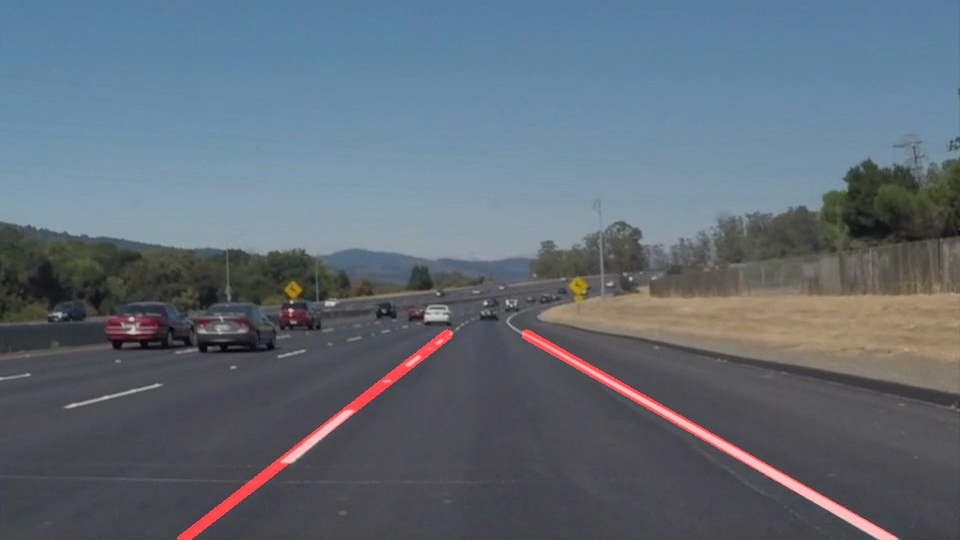
#> input picture test_images/solidWhiteCurve_annotated.jpg, 960 x 540 px, given in place of solidWhiteRight.jpg, which was not available
$ jupyter execute --allow-errors P1.ipynb   (shell and % lines are left out)   (text cells are left out)
#> lines starting #> are read from the running program, lines starting #| are printed output that depends on the picture; after the words box and inside, x2 and y2 are one past the last pixel; in counts of white or black regions, pixels touching at a corner belong together; pictures that were not available may be replaced by others from this repository, and a replacement may not be noted
[cell 1]
#importing some useful packages
import matplotlib.pyplot as plt
import matplotlib.image as mpimg
import numpy as np
import cv2

[cell 2]
#reading in an image
image = mpimg.imread('test_images/solidWhiteRight.jpg')
#> image is the input picture: shape (540, 960, 3); mean R, G, B 96.9, 107.6, 118.4
#printing out some stats and plotting
print('This image is:', type(image), 'with dimesions:', image.shape)
#| This image is: <class 'numpy.ndarray'> with dimesions: (540, 960, 3)
plt.imshow(image)  #call as plt.imshow(gray, cmap='gray') to show a grayscaled image

[cell 3]
# Global parameters

# Gaussian smoothing
kernel_size = 3

# [9 lines of commented-out code are left out]

mask_region_bottom_width = 0.9   # width of bottom edge of trapezoid, expresses as % of image width
mask_region_top_width = 0.1
mask_region_height = 0.38
mask_region_bottom = 0.1

# Hough Transform
ρ = 0.33             # distance resolution in pixels of the Hough grid
θ = np.pi/180        # angular resolution in radians of the Hough grid
threshold = 10       # minimum number of votes (intersections in Hough grid cell) - going above 15 makes the dotted line section jittery
min_line_length = 10 # minimum number of pixels making up a line
max_line_gap = 25    # maximum gap in pixels between connectable line segments


def auto_canny(image, α=0.33):
    """
    Calculate Canny edges using auto parameter selection
    http://www.pyimagesearch.com/2015/04/06/zero-parameter-automatic-canny-edge-detection-with-python-and-opencv/
    Seems to be marginally better than my choice of 100 to 200. Values close to these make very little
    difference in the output. The Hough params are much more sensitive.
    """
    # Compute the media of the single channel pixel intensities
    v = np.median(image)

    # Apply automatic canny edge detection using the computed median
    lower = int(max(0, (1.0 - α) * v))
    upper = int(min(255, (1.0 + α) * v))
    edged = cv2.Canny(image, lower, upper)

    return edged

[cell 4]
import math

def grayscale(img):
    """Applies the Grayscale transform
    This will return an image with only one color channel
    but NOTE: to see the returned image as grayscale
    you should call plt.imshow(gray, cmap='gray')"""
    return cv2.cvtColor(img, cv2.COLOR_BGR2GRAY)

def canny(img, low_threshold, high_threshold):
    """Applies the Canny transform"""
    return cv2.Canny(img, low_threshold, high_threshold)

def gaussian_blur(img, kernel_size):
    """Applies a Gaussian Noise kernel"""
    return cv2.GaussianBlur(img, (kernel_size, kernel_size), 0)

def region_of_interest(img, vertices):
    """
    Applies an image mask.

    Only keeps the region of the image defined by the polygon
    formed from `vertices`. The rest of the image is set to black.
    """
    #defining a blank mask to start with
    mask = np.zeros_like(img)

    #defining a 3 channel or 1 channel color to fill the mask with depending on the input image
    if len(img.shape) > 2:
        channel_count = img.shape[2]  # i.e. 3 or 4 depending on your image
        ignore_mask_color = (255,) * channel_count
    else:
        ignore_mask_color = 255

    #filling pixels inside the polygon defined by "vertices" with the fill color
    cv2.fillPoly(mask, vertices, ignore_mask_color)

    #returning the image only where mask pixels are nonzero
    masked_image = cv2.bitwise_and(img, mask)
    return masked_image


def fit_and_draw_line(img, lines, color, thickness):
    '''
    Helper function to fit line to a set of left/right lines
    and draw the calculated line on the given image.
    '''

    # Get the two y points of the straight lines we will draw - just from
    # bottom of image up to the mask region height.
    draw_line_y1 = img.shape[0]
    draw_line_y2 = img.shape[0] * (1 - mask_region_height)

    x_points = []
    y_points = []

    for line in lines:
        x1, y1, x2, y2 = line[0]
        x_points.append(x1)
        x_points.append(x2)
        y_points.append(y1)
        y_points.append(y2)

    if len(x_points) > 0:
        m, b = np.polyfit(x_points, y_points, 1)

        # Calculate x point by re-arranging: y = mx + b
        draw_line_x1 = (draw_line_y1 - b) / m
        draw_line_x2 = (draw_line_y2 - b) / m

        point1_as_int = (int(draw_line_x1), int(draw_line_y1))
        point2_as_int = (int(draw_line_x2), int(draw_line_y2))

        cv2.line(img, point1_as_int, point2_as_int, color, thickness)


def draw_lines(img, lines, color=[255, 0, 0], thickness=10):
    """
    Draw a pair of straight lines as a best fit of the line vectors provided in 'lines':
    e.g.
    TYPE:  <class 'numpy.ndarray'> (13, 1, 4)
    [[[182 517 390 377]]
     [[179 538 391 379]]
     [[181 518 391 377]]
     [[179 537 341 415]]
     [[525 342 560 362]]]

    ...onto the image img.

    NOTE: I have no ida why the array is 3 dimensions - I think it is because numpy
    keeps the third (colour) dimension even though we have grayscaled the image!

    Defaults to a red line thickness 10.

    Split lines into right_lines and left_lines, representing the right and left lane lines
    We can use the gradient of each line to determine if its from the right or left lane -
    additionally we check that the left lane points are actually from the left-side of the
    image and likewise for the right lane points. We must do this otherwise we'd associate
    the line with the wrong lane on turns.
    Additionally - we are filtering the gradients which is necessary with the challenge video
    due to its shading of sections of the road as well as horizontal road colourings. It goes
    bezerk without this...
    """
    # Original code which just drew the lines as passed in
    #for line in lines:
    #    for x1,y1,x2,y2 in line:
    #        cv2.line(img, (x1, y1), (x2, y2), color, thickness)

    image_center_x = img.shape[1] / 2   # x coord of center of image

    right_lines = []
    left_lines = []

    for line in lines:
        x1, y1, x2, y2 = line[0]          # the lines are wrapped in another dimension!

        try:
            line_gradient = (y2 - y1) / (x2 - x1)
            if line_gradient > 0 and x1 > image_center_x and x2 > image_center_x:
                if 0.45 <= line_gradient <= 0.75:
                    right_lines.append(line)
            elif line_gradient < 0 and x1 < image_center_x and x2 < image_center_x:
                if -0.85 <= line_gradient <= -0.6:
                    left_lines.append(line)

        except ZeroDivisionError:

            pass  #ignore for now - should we just add a high +ve or -ve high value???


    # Fit a straight line of best fit to the points for right and left lane lines
    fit_and_draw_line(img, right_lines, color, thickness)
    fit_and_draw_line(img, left_lines, color, thickness)


def hough_lines(img, rho, theta, threshold, min_line_len, max_line_gap):
    """
    `img` should be the output of a Canny transform.

    Returns an image with hough lines drawn.
    """
    lines = cv2.HoughLinesP(img, rho, theta, threshold, np.array([]), minLineLength=min_line_len, maxLineGap=max_line_gap)
    line_img = np.zeros((*img.shape, 3), dtype=np.uint8)
    draw_lines(line_img, lines)
    return line_img

# Python 3 has support for cool math symbols.

def weighted_img(img, initial_img, α=0.8, β=1., λ=0.):
    """
    `img` is the output of the hough_lines(), An image with lines drawn on it.
    Should be a blank image (all black) with lines drawn on it.

    `initial_img` should be the image before any processing.

    The result image is computed as follows:

    initial_img * α + img * β + λ
    NOTE: initial_img and img must be the same shape!
    """
    return cv2.addWeighted(initial_img, α, img, β, λ)

# [26 lines left out: function filter_white_yellow_colours, not called in this run]

def create_masking_polygon(bounding_shape):
    '''
     Create masked edges using trapezoid-shaped region-of-interest
     e.g.
          ---
         /   \
        /     \
        -------
    '''
    #imshape = image.shape
    imshape = bounding_shape
    w = imshape[1]
    h = imshape[0]

    # Create vertices from bottom left trapezoid point clockwise...
    #vertices = np.array([[\
    #    ((w * (1 - mask_region_bottom_width)) // 2, h - (h*mask_region_bottom)), ((w * (1 - mask_region_top_width)) // 2, h - h * mask_region_height),\
    #    (w - (w * (1 - mask_region_top_width)) // 2, h - h * mask_region_height), (w - (w * (1 - mask_region_bottom_width)) // 2, h - (h*mask_region_bottom))]], dtype=np.int32)

    vertices = np.array([[\
        ((w * (1 - mask_region_bottom_width)) // 2, h),\
        ((w * (1 - mask_region_top_width)) // 2, h - h * mask_region_height),\
        (w - (w * (1 - mask_region_top_width)) // 2, h - h * mask_region_height),\
        (w - (w * (1 - mask_region_bottom_width)) // 2, h),
        (w - (w * (1 - mask_region_bottom_width)) // 2 - 50, h),
        (w - (w * (1 - mask_region_bottom_width)) // 2 - 50, h - 50),
        ((w * (1 - mask_region_bottom_width)) // 2 + 50, h - 50),
        ((w * (1 - mask_region_bottom_width)) // 2 + 50, h)]], dtype=np.int32)

    return vertices

[cell 5]
import os
os.listdir("test_images/")

[cell 6]
def hightlist_road_lines_in_image(source_image):
    """ Apply image processing pipeline to given image (Numpy array)
         - Colour filter to keep yellow and white only (helps with colour changes in road surface and shadows)
         - Grayscale
         - Smooth / Blur (like a lowpass filter to get rid of noise)
         - Canny edge detection
         - Select region of interest (trapezoid shape from the bottom of the image)
         - Hough Transform to detect straight lines
         - Combine images (lines from Hough and original image) as annotated output - a weighted
           combination is used so that the lines are partially transparent.

        Return the annotated image as a Numpy array """

    # Only keep white and yellow pixels, all others set to black - this provides
    # better accuracy on the challenge video where the yellow line goes haywire
    # due to patches in the road of differing colours. It is not required for the
    # other videos.
    #image = filter_white_yellow_colours(source_image)
    image = source_image

    # Read in and grayscale the image
    gray = grayscale(image)

    # Apply Gaussian smoothing
    blur = gaussian_blur(gray, kernel_size)

    # Apply Canny Edge Detector
    #edges = canny(blur, low_threshold, high_threshold)
    edges = auto_canny(blur)

    vertices = create_masking_polygon(image.shape)

    # Get our trapezoidal region of interest so as to ignore all other edges in the image
    # that are not near our road lines.
    masked_edges = region_of_interest(edges, vertices)

    # Run Hough on edge detected image
    line_image = hough_lines(masked_edges, ρ, θ, threshold, min_line_length, max_line_gap)

    # Draw lane lines on the original image
    initial_image = source_image.astype('uint8')
    annotated_image = weighted_img(line_image, initial_image)

    return annotated_image

[cell 7]
# Display an example image
annotated_image = hightlist_road_lines_in_image(mpimg.imread('test_images/solidYellowCurve.jpg'))
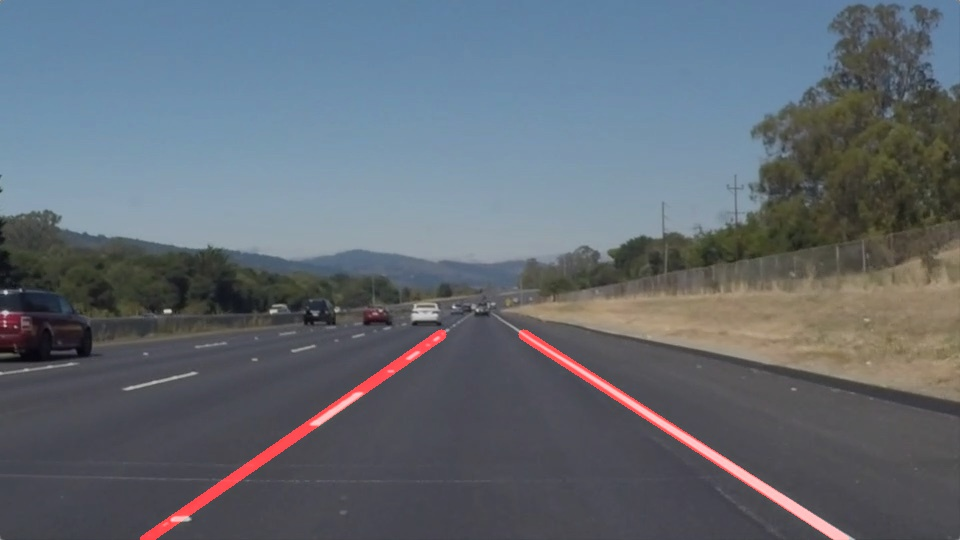
#> input picture test_images/solidWhiteRight_annotated.jpg, 960 x 540 px, given in place of solidYellowCurve.jpg, which was not available
#> in hightlist_road_lines_in_image, image is the input picture: shape (540, 960, 3); mean R, G, B 98.3, 106, 114.9
#> in grayscale, `return cv2.cvtColor(img, cv2.COLOR_BGR2GRAY)`:
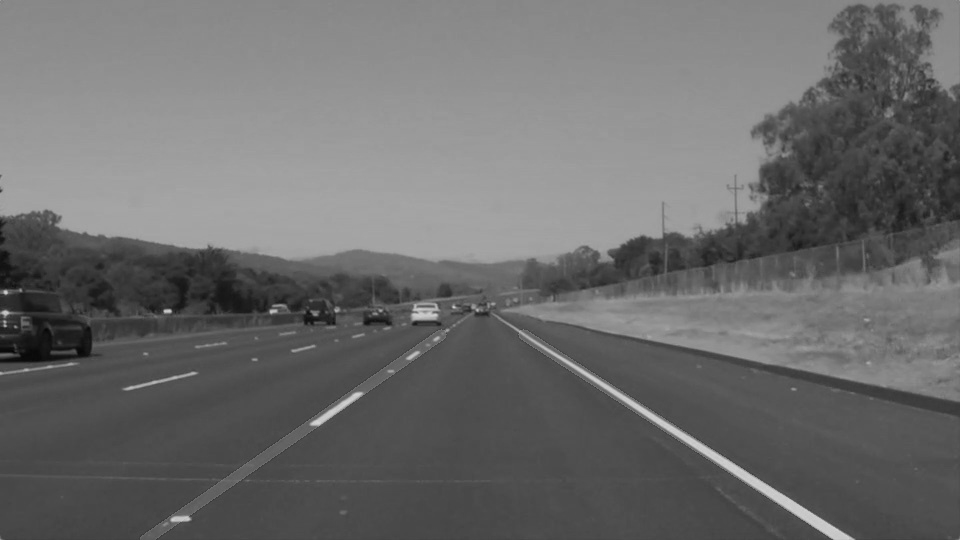
#> returned value: shape (540, 960); min 5, max 213, mean 107.8
#> in auto_canny, `v = np.median(image)`: v = 91
#> in auto_canny, `lower = int(max(0, (1.0 - α) * v))`: lower = 60
#> in auto_canny, `upper = int(min(255, (1.0 + α) * v))`: upper = 121
#> in auto_canny, `edged = cv2.Canny(image, lower, upper)`:
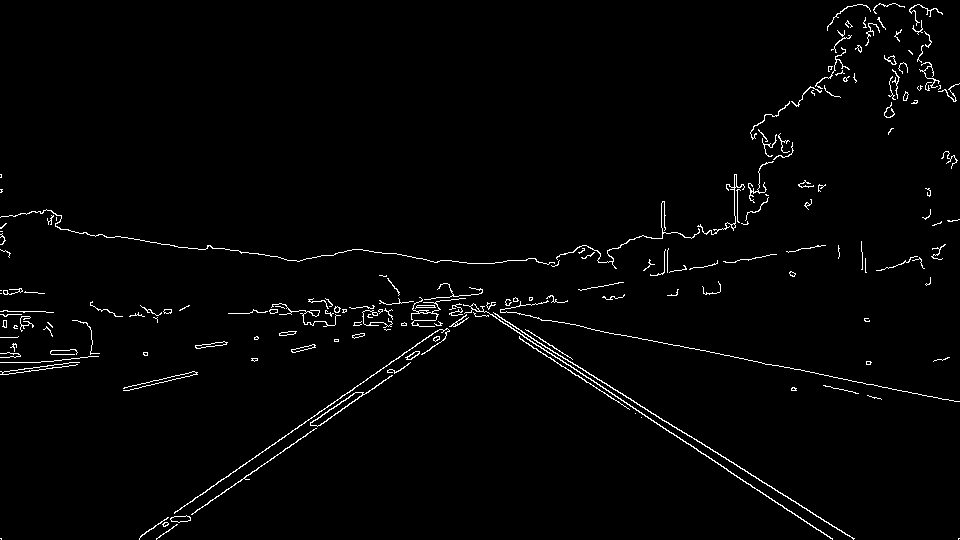
#> edged: shape (540, 960); 1.8% white in thin lines or dots
#> in region_of_interest, `cv2.fillPoly(mask, vertices, ignore_mask_color)`:
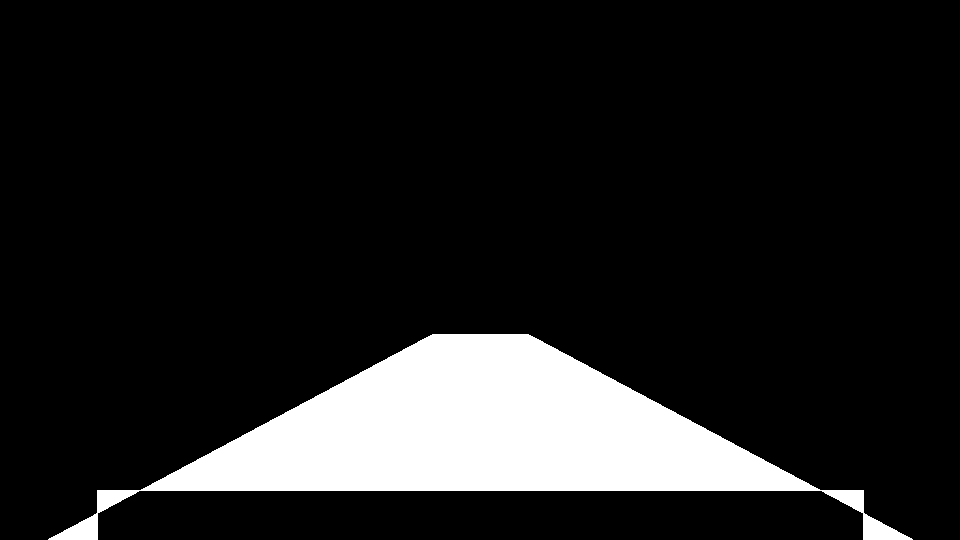
#> mask: shape (540, 960); 12.3% white; 1 white region, box (x1, y1, x2, y2) and area: (48, 334, 913, 540) 63734
#> in region_of_interest, `masked_image = cv2.bitwise_and(img, mask)`:
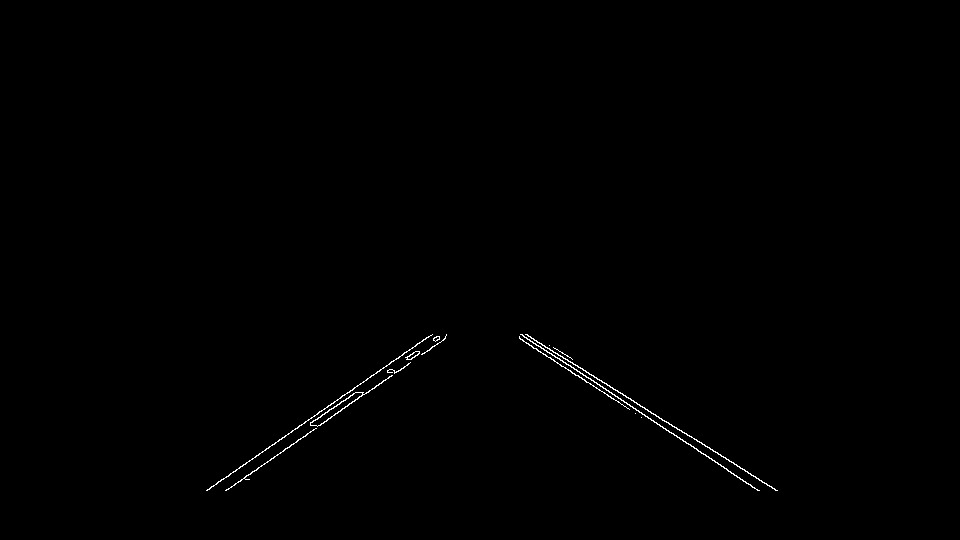
#> masked_image: shape (540, 960); 0.35% white in thin lines or dots, all inside (x1, y1, x2, y2) = (206, 334, 778, 491)
#> in hough_lines, `lines = cv2.HoughLinesP(img, rho, theta, threshold, np.array([]), minL..`: lines = 22 rows, first 6: [526, 334, 776, 490], [226, 490, 445, 337], [209, 489, 428, 336], [520, 334, 750, 484], [519, 338, 641, 417], [525, 334, 687, 435]
#> the loop in draw_lines, `for line in lines:` made 22 passes
#> (x1, y1, x2, y2, line_gradient) on passes 1 to 12: (526, 334, 776, 490, 0.624), (226, 490, 445, 337, -0.699), (209, 489, 428, 336, -0.699), (520, 334, 750, 484, 0.652), (519, 338, 641, 417, 0.648), (525, 334, 687, 435, 0.623), (521, 334, 696, 448, 0.651), (206, 490, 342, 395, -0.699), (231, 487, 444, 338, -0.7), (572, 362, 777, 490, 0.624), (639, 412, 759, 490, 0.65), (335, 413, 362, 394, -0.704)
#> after the loop in draw_lines, `for line in lines:`: left_lines = 12 items, first 6: [[226, 490, 445, 337]], [[209, 489, 428, 336]], [[206, 490, 342, 395]], [[231, 487, 444, 338]], [[335, 413, 362, 394]], [[310, 422, 355, 392]]; right_lines = [[[526, 334, 776, 490]], [[520, 334, 750, 484]], [[519, 338, 641, 417]], [[525, 334, 687, 435]], [[521, 334, 696, 448]], [[572, 362, 777, 490]], [[639, 412, 759, 490]], [[519, 337, 628, 408]], [[551, 353, 614, 394]], [[728, 471, 757, 490]]]
#> the loop in fit_and_draw_line, `for line in lines:` made 10 passes
#> after the loop in fit_and_draw_line, `for line in lines:`: x_points = [526, 776, 520, 750, 519, 641, 525, 687, 521, 696, 572, 777, 639, 759, 519, 628, 551, 614, 728, 757]; y_points = [334, 490, 334, 484, 338, 417, 334, 435, 334, 448, 362, 490, 412, 490, 337, 408, 353, 394, 471, 490]
#> in fit_and_draw_line, `m, b = np.polyfit(x_points, y_points, 1)`: m = 0.637; b = 3.39
#> in fit_and_draw_line, `draw_line_x1 = (draw_line_y1 - b) / m`: draw_line_x1 = 843
#> in fit_and_draw_line, `draw_line_x2 = (draw_line_y2 - b) / m`: draw_line_x2 = 520.6
#> in fit_and_draw_line, `point1_as_int = (int(draw_line_x1), int(draw_line_y1))`: point1_as_int = (843, 540)
#> in fit_and_draw_line, `point2_as_int = (int(draw_line_x2), int(draw_line_y2))`: point2_as_int = (520, 334)
#> call 2 of fit_and_draw_line, with thickness = 10
#> the loop in fit_and_draw_line (call 2), `for line in lines:` made 12 passes
#> (x1, y1, x2, y2) on passes 1 to 12: (226, 490, 445, 337), (209, 489, 428, 336), (206, 490, 342, 395), (231, 487, 444, 338), (335, 413, 362, 394), (310, 422, 355, 392), (310, 423, 356, 392), (368, 392, 445, 338), (330, 405, 432, 334), (389, 372, 446, 334), (310, 424, 357, 392), (387, 371, 438, 336)
#> after the loop in fit_and_draw_line (call 2), `for line in lines:`: x_points = [226, 445, 209, 428, 206, 342, 231, 444, 335, 362, 310, 355, 310, 356, 368, 445, 330, 432, 389, 446, 310, 357, 387, 438]; y_points = [490, 337, 489, 336, 490, 395, 487, 338, 413, 394, 422, 392, 423, 392, 392, 338, 405, 334, 372, 334, 424, 392, 371, 336]
#> in fit_and_draw_line (call 2), `m, b = np.polyfit(x_points, y_points, 1)`: m = -0.681; b = 635.8
#> in fit_and_draw_line (call 2), `draw_line_x1 = (draw_line_y1 - b) / m`: draw_line_x1 = 140.6
#> in fit_and_draw_line (call 2), `draw_line_x2 = (draw_line_y2 - b) / m`: draw_line_x2 = 441.9
#> in fit_and_draw_line (call 2), `point1_as_int = (int(draw_line_x1), int(draw_line_y1))`: point1_as_int = (140, 540)
#> in fit_and_draw_line (call 2), `point2_as_int = (int(draw_line_x2), int(draw_line_y2))`: point2_as_int = (441, 334)
#> in fit_and_draw_line (call 2), `cv2.line(img, point1_as_int, point2_as_int, color, thickness)`:
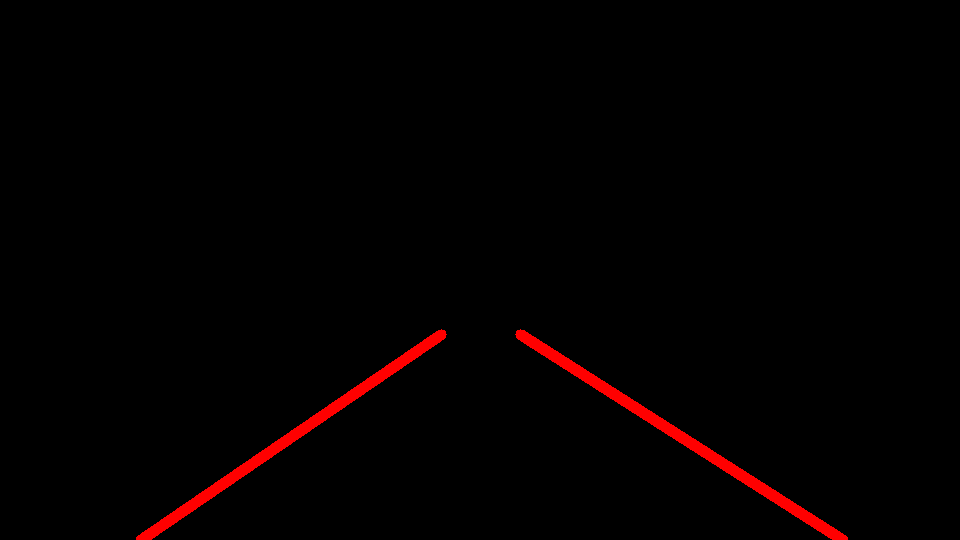
#> img: shape (540, 960, 3); mean of channels 0, 1, 2 4.1, 0, 0; drawn as R, G, B
#> in weighted_img, `return cv2.addWeighted(initial_img, α, img, β, λ)`:
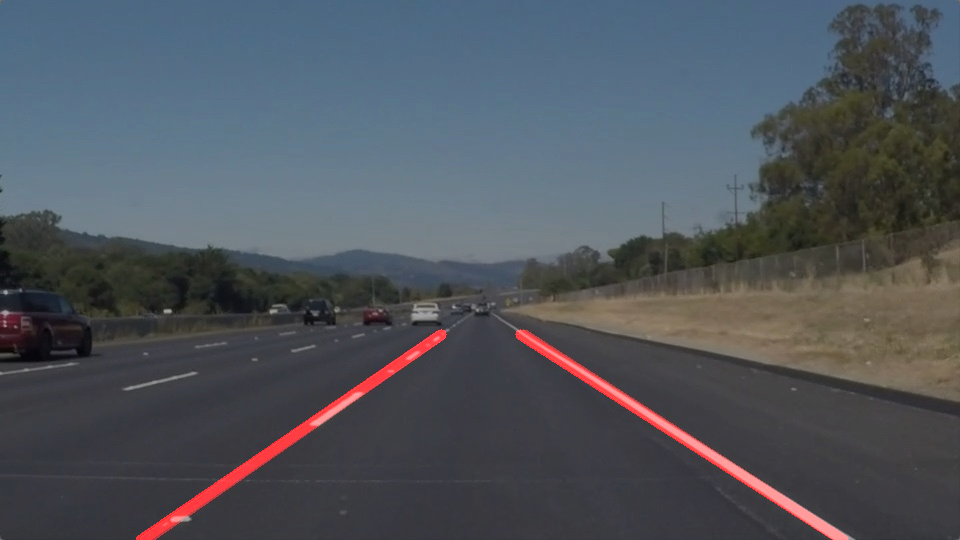
#> returned value: shape (540, 960, 3); mean of channels 0, 1, 2 79.8, 84.8, 91.9; drawn as R, G, B
plt.imshow(annotated_image)
